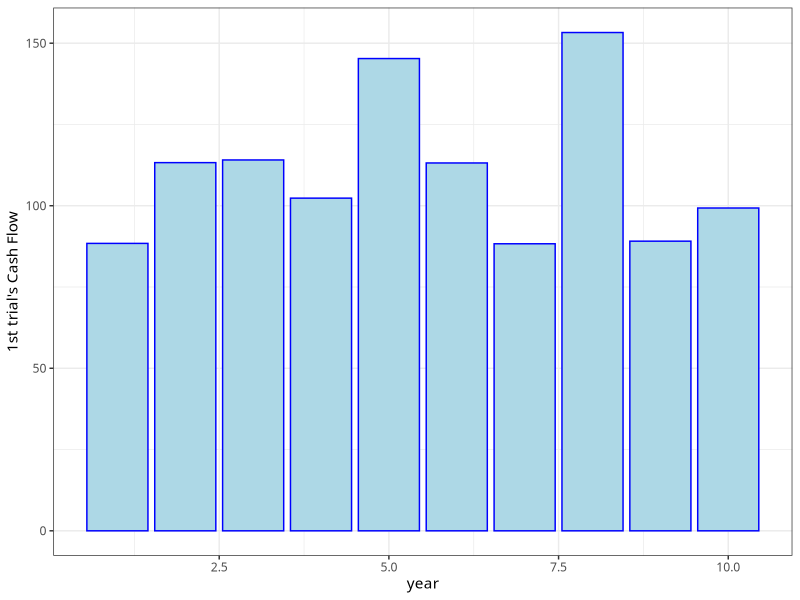
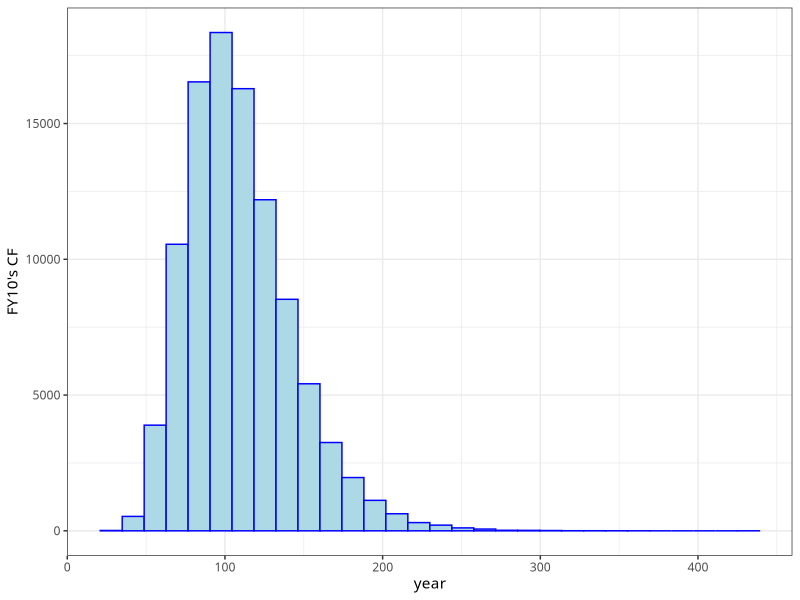
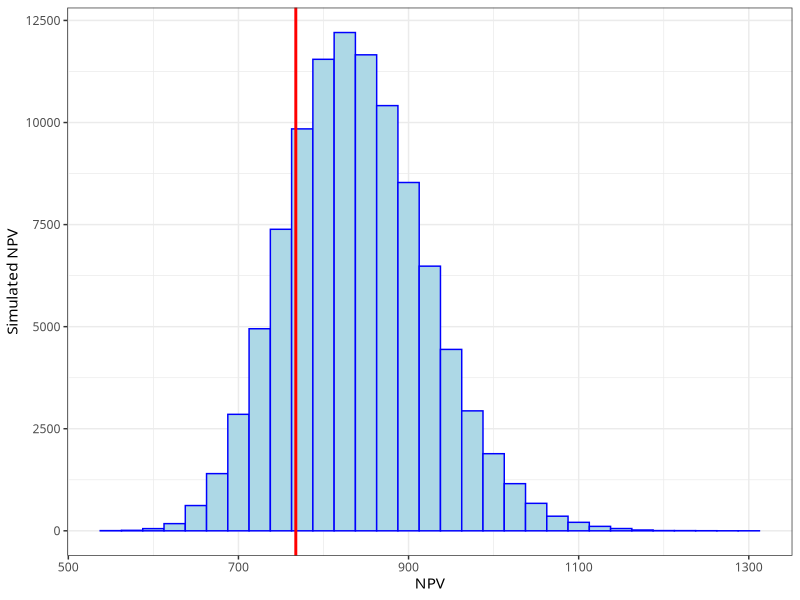

The R script that drew these images, in order:
library(tidyverse)

set.seed(123) # 乱数を固定

# 初期値の設定
year <- 10  # 期間
sigma <- 0.3 # 標準偏差
mu = 0.045 # 平均
r = 0.0 # 割引率 ここでは思い切って0と仮定
samples = 100000# 試行回数 PCが非力なら少なめに


# シミュレーション
CFmat <- matrix(NA_real_,nrow=year,ncol=samples) # 空の10*100000行列
for (m in 1:year){ # シミュレーション
  for (n in 1:samples){
    CFmat[m,n] <- 100 * rlnorm(1,mu,sigma)
  }
}

# データをtidy dataに
CF <- CFmat %>% 
  as_tibble() %>%  # tibble化 
  dplyr::mutate(
    FY = c(1:10) # 年のデータを追加
  ) %>% # やたら遅い?
  tidyr::pivot_longer(cols=-FY, names_to = "trial", values_to ="amount")# ワイドをロング

# 図の見た目を設定
mystyle <- list(
  theme_bw(base_family = "HiraMaruProN-W4") # mac用
)

# 試行1回目のCF
CF_V1 <- CF %>% 
  dplyr::filter(trial == "V1") # 第1回試行を抽出
g <- ggplot(CF_V1, aes(x=FY, y=amount)) + geom_bar(stat = "identity",fill="lightblue", colour = "blue")
g <- g + ylab("1st trial's Cash Flow") + xlab("year") + mystyle
print(g)

# ヒストグラム
CF_FY10 <- CF %>% dplyr::filter(FY==10) # 10期の結果10万個のヒストグラム
g2 <- ggplot(CF_FY10, aes(amount)) + geom_histogram(fill="lightblue", colour = "blue") 
g2 <- g2 + ylab("FY10's CF") + xlab("year") + mystyle
print(g2)

# 割引因子の作成
DF <- rep(1,10) # 1を10個
for (t in 1:year) {
  DF[t+1] <- DF[t]*exp(-0.05)
}

# 10年分のCFを割引現在価値に
CF$trial <- as.factor(CF$trial) 
df_NPV <- CF %>% 
  dplyr::group_by(trial) %>% # 試行ごとに以下を計算
  dplyr::mutate(DCF = amount * DF[2:11]) %>%  # 金額にディスカウント・ファクターを乗じる 
  dplyr::summarise(NPV = sum(DCF)) # 試行ごとにDCFを合計しNPVを計算

# 10万回の試行で作られたNPVのヒストグラム
xinter <- sum(100*DF[2:11])
g3 <- ggplot(df_NPV, aes(NPV)) + geom_histogram(binwidth=25,fill="lightblue", colour = "blue")
g3 <- g3 + ylab("Simulated NPV") + mystyle
g3 <- g3 + geom_vline(xintercept=sum(100*DF[2:11]), colour="red", size=1)
print(g3)

